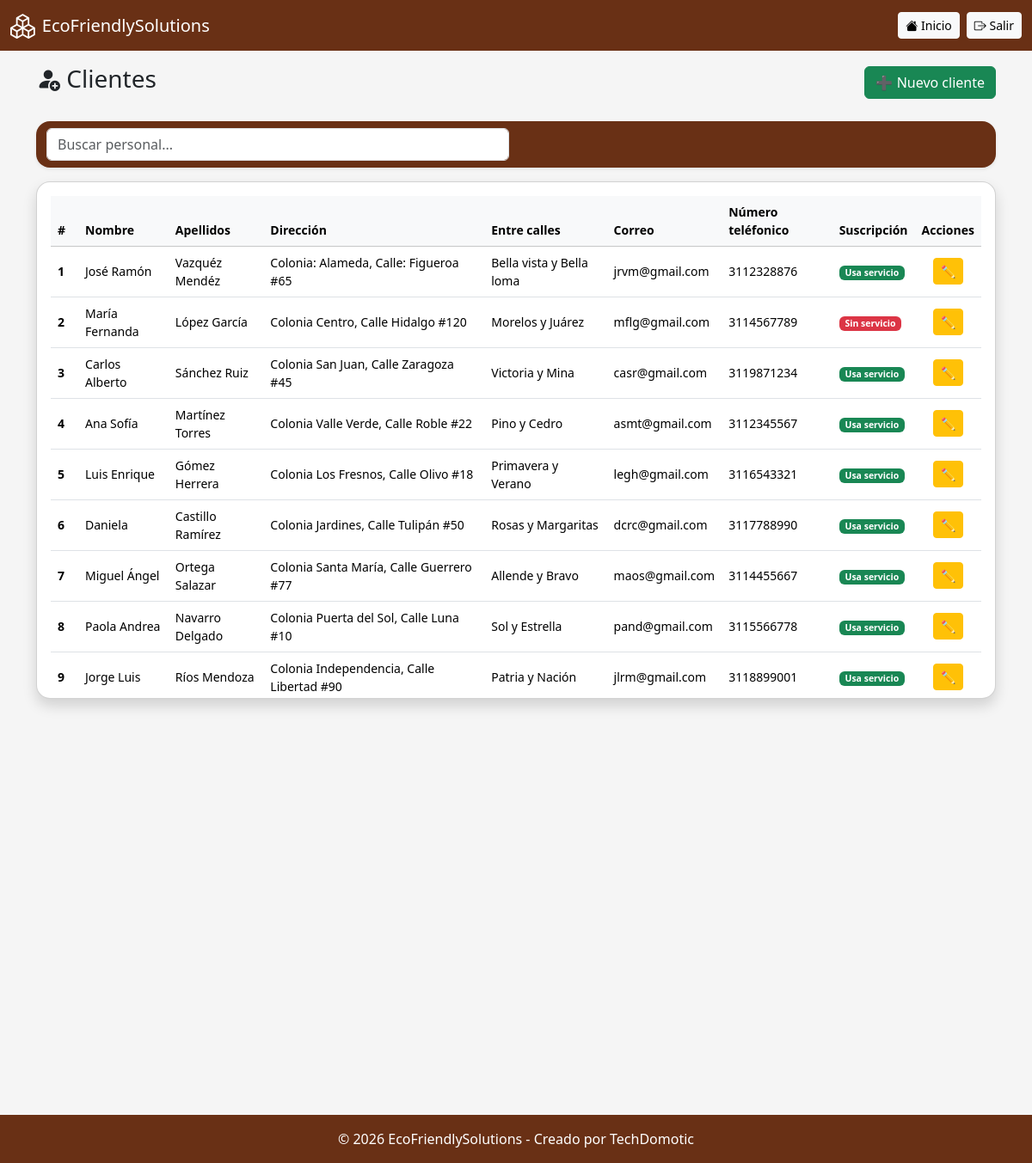
The app's page /crm/listar.php (signed in) with its own data.
### tables this page shows
CREATE TABLE `crm` (
  `id_cliente` int(11) NOT NULL,
  `nombre` varchar(100) NOT NULL,
  `apellidos` varchar(150) DEFAULT NULL,
  `direccion` varchar(150) DEFAULT NULL,
  `entre_calles` varchar(200) DEFAULT NULL,
  `correo` varchar(100) DEFAULT NULL,
  `numero_telefonico` bigint(11) DEFAULT NULL,
  `activo` tinyint(1) NOT NULL DEFAULT 1,
  `fecha_creacion` timestamp NOT NULL DEFAULT current_timestamp()
);

### crm/listar.php (the view, shortened to what this page needs)
<?php
include '../includes/conexion.php';
include '../includes/header.php';
$result = $conn->query("
SELECT * FROM crm
");
?>
<div class="d-flex justify-content-between align-items-center mb-4">
    <h3><i class="bi bi-person-fill-add "></i> Clientes</h3>
    <a href="crear.php" class="btn btn-success">➕ Nuevo cliente</a>
</div>
<nav class="navbar bg-body-tertiary mb-3 rounded-4 shadow-sm">
  <div class="container-fluid">
    <div class="col-12 col-md-6"> <form class="d-flex" role="search" onsubmit="return false;">
            <input class="form-control me-2" type="search" id="inputBusqueda" placeholder="Buscar personal...">
        </form>
    </div>
  </div>
</nav>
<div class="card shadow rounded-4">
<div class="card-body table-responsive" style="max-height: 600px; overflow-y: auto;">
<table class="table table-hover align-middle small" id="tablacl">
<thead class="table-light">
<tr>
<th style="position: sticky; top: 0; z-index: 2; background-color: #f8f9fa;">#</th>
<th style="position: sticky; top: 0; z-index: 2; background-color: #f8f9fa;">Nombre</th>
<th style="position: sticky; top: 0; z-index: 2; background-color: #f8f9fa;">Apellidos</th>
<th style="position: sticky; top: 0; z-index: 2; background-color: #f8f9fa;">Direcci&oacute;n</th>
<th style="position: sticky; top: 0; z-index: 2; background-color: #f8f9fa;">Entre calles</th>
<th style="position: sticky; top: 0; z-index: 2; background-color: #f8f9fa;">Correo</th>
<th style="position: sticky; top: 0; z-index: 2; background-color: #f8f9fa;">N&uacute;mero tel&eacute;fonico</th>
<th style="position: sticky; top: 0; z-index: 2; background-color: #f8f9fa;">Suscripci&oacute;n</th>
<th style="position: sticky; top: 0; z-index: 2; background-color: #f8f9fa;">Acciones</th>
</tr>
</thead>
<tbody>
<?php $contador = 1; ?>
<?php while($row = $result->fetch_assoc()): ?>
<td><strong><?= $contador; ?></strong></td>
<td><?= htmlspecialchars($row['nombre']); ?></td>
<td><?= htmlspecialchars($row['apellidos']); ?></td>
<td><?= htmlspecialchars($row['direccion']); ?></td>
<td><?= htmlspecialchars($row['entre_calles']); ?></td>
<td><?= htmlspecialchars($row['correo']); ?></td>
<td><?= ($row['numero_telefonico']); ?></td>
<td>
<?php if($row['activo'] == 1): ?>
<span class="badge bg-success">Usa servicio</span>
<?php else: ?>
<span class="badge bg-danger">Sin servicio</span>
<?php endif; ?>
</td>
<td class="text-center">
<div class="d-flex flex-row flex-sm-row justify-content-center gap-1">
<a href="editar.php?id=<?= $row['id_cliente'] ?>"
class="btn btn-sm btn-warning">✏️</a>
</div>
</td>
<?php $contador++; ?>
<?php endwhile; ?>
</tbody>
</table>
</div>
</div>
<?php include '../includes/footer.php'; ?>

### css/estilos.css (style rules this page uses)
:root { --main-brown: #693015; }
body { background: #f5f5f5; display: flex; flex-direction: column; min-height: 100vh; }
.navbar, .footer { background-color: var(--main-brown) !important; }

### records on screen
crm: nombre "José Ramón", apellidos "Vazquéz Mendéz", direccion "Colonia: Alameda, Calle: Figueroa #65", entre_calles "Bella vista y Bella loma", correo "jrvm@gmail.com", numero_telefonico "3112328876", activo "Usa servicio"
crm: nombre "María Fernanda", apellidos "López García", direccion "Colonia Centro, Calle Hidalgo #120", entre_calles "Morelos y Juárez", correo "mflg@gmail.com", numero_telefonico "3114567789", activo "Sin servicio"
crm: nombre "Carlos Alberto", apellidos "Sánchez Ruiz", direccion "Colonia San Juan, Calle Zaragoza #45", entre_calles "Victoria y Mina", correo "casr@gmail.com", numero_telefonico "3119871234", activo "Usa servicio"
crm: nombre "Ana Sofía", apellidos "Martínez Torres", direccion "Colonia Valle Verde, Calle Roble #22", entre_calles "Pino y Cedro", correo "asmt@gmail.com", numero_telefonico "3112345567", activo "Usa servicio"
crm: nombre "Luis Enrique", apellidos "Gómez Herrera", direccion "Colonia Los Fresnos, Calle Olivo #18", entre_calles "Primavera y Verano", correo "legh@gmail.com", numero_telefonico "3116543321", activo "Usa servicio"
crm: nombre "Daniela", apellidos "Castillo Ramírez", direccion "Colonia Jardines, Calle Tulipán #50", entre_calles "Rosas y Margaritas", correo "dcrc@gmail.com", numero_telefonico "3117788990", activo "Usa servicio"
crm: nombre "Miguel Ángel", apellidos "Ortega Salazar", direccion "Colonia Santa María, Calle Guerrero #77", entre_calles "Allende y Bravo", correo "maos@gmail.com", numero_telefonico "3114455667", activo "Usa servicio"
crm: nombre "Paola Andrea", apellidos "Navarro Delgado", direccion "Colonia Puerta del Sol, Calle Luna #10", entre_calles "Sol y Estrella", correo "pand@gmail.com", numero_telefonico "3115566778", activo "Usa servicio"
crm: nombre "Jorge Luis", apellidos "Ríos Mendoza", direccion "Colonia Independencia, Calle Libertad #90", entre_calles "Patria y Nación", correo "jlrm@gmail.com", numero_telefonico "3118899001", activo "Usa servicio"

### other values on screen
$pageTitle "EcoFriendlySolutions"
